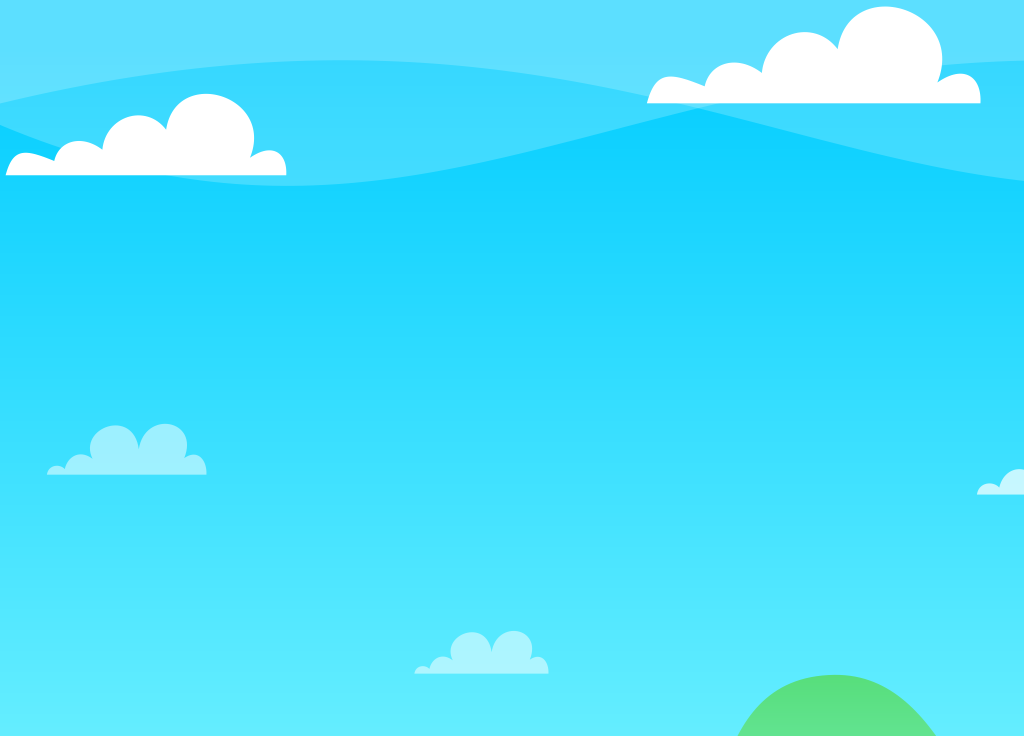

Rendered tile map (Tiled .tmx) drawn with the repository's tilesets; below, a short description and the map source with its tile grids summarised:
An orthogonal 32x23 tile map with 32x32 px tiles, 1 tile layer (base_layer).

<map version="1.9" tiledversion="1.9.2" orientation="orthogonal" renderorder="right-down" width="32" height="23" tilewidth="32" tileheight="32" infinite="0" nextlayerid="2" nextobjectid="1">
 <tileset firstgid="1" source="BG2.tsx" />
 <layer id="1" name="base_layer" width="32" height="23">
  <data>[736 cells, 736 non-empty, 736 distinct tile ids]</data>
 </layer>
</map>
